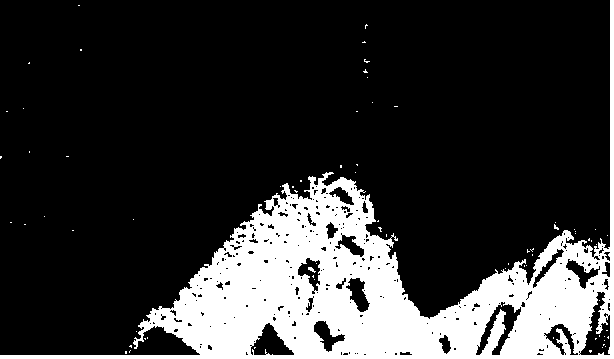
#> input picture Untitled.png, 614 x 359 px
$ python contour.py
#> lines starting #> are read from the running program, lines starting #| are printed output that depends on the picture; after the words box and inside, x2 and y2 are one past the last pixel; in counts of white or black regions, pixels touching at a corner belong together
import cv2
im=cv2.imread('Untitled.png') # read picture
#> im is the input picture: shape (359, 614, 3); 20.4% white; 72 white regions (70 under 20 px), largest, box (x1, y1, x2, y2) and area: (0, 0, 614, 359) 44664, (308, 267, 316, 273) 24

imgray=cv2.cvtColor(im,cv2.COLOR_BGR2GRAY) # BGR to grayscale

ret,thresh=cv2.threshold(imgray,200,255,cv2.THRESH_BINARY_INV)
#> thresh: shape (359, 614); 79.6% white; 72 black regions (70 under 20 px)

countours,hierarchy=cv2.findContours(thresh,cv2.RETR_TREE,cv2.CHAIN_APPROX_SIMPLE)
#> countours = 339 contours, 317 with area under 20; largest, box (x1, y1, x2, y2) and area: (0, 0, 610, 355) 167505, (579, 292, 610, 355) 793, (250, 323, 294, 355) 676, (476, 302, 521, 355) 650, (346, 278, 370, 312) 384


cv2.drawContours(im,countours,-1,(255,0,0),3)
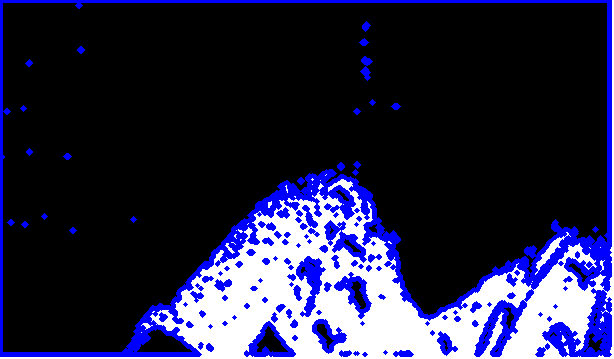
#> im: shape (359, 614, 3); 11.71% of pixels changed, all inside (x1, y1, x2, y2) = (0, 0, 612, 357)
cv2.imshow("Contour",im)

cv2.waitKey(0)
cv2.destroyAllWindows()
